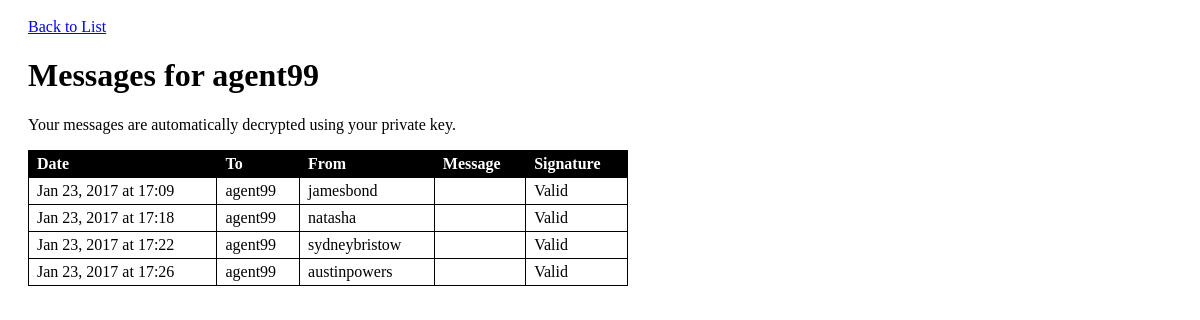
Screenshot of /apex/public/agents/messages.php?id=1 with the database file from the repository.
### tables this page shows
CREATE TABLE `agents` (
  `id` int(11) NOT NULL AUTO_INCREMENT,
  `codename` varchar(255) DEFAULT NULL,
  `public_key` text,
  `private_key` text,
  PRIMARY KEY (`id`)
);

CREATE TABLE `messages` (
  `id` int(11) NOT NULL AUTO_INCREMENT,
  `sender_id` int(11) DEFAULT NULL,
  `recipient_id` int(11) DEFAULT NULL,
  `cipher_text` text,
  `signature` text,
  `created_at` datetime DEFAULT NULL,
  PRIMARY KEY (`id`)
);

### apex/private/functions.php (called while the page is built, shortened)
<?php
  function h($string="") {
    return htmlspecialchars($string);
  }
  function url_for($script_path) {
    return DOC_ROOT . $script_path;
  }
?>

### apex/private/database.php (called while the page is built, shortened)
<?php
  function db_query($connection, $sql) {
    $result_set = mysqli_query($connection, $sql);
    return $result_set;
  }
  function db_fetch_assoc($result_set) {
    return mysqli_fetch_assoc($result_set);
  }
  function db_escape($connection, $string) {
    return mysqli_real_escape_string($connection, $string);
  }
?>

### apex/private/query_functions.php (called while the page is built, shortened)
<?php
  function login() {
    $my_id = 1;
    $result = find_agent_by_id($my_id);
    return db_fetch_assoc($result);
  }
  function find_agent_by_id($id=0) {
    global $db;
    $sql = "SELECT * FROM agents ";
    $sql .= "WHERE id='" . db_escape($db, $id) . "';";
    $result = db_query($db, $sql);
    return $result;
  }
  function find_messages_for($recipient_id) {
    global $db;
    $sql = "SELECT * FROM messages ";
    $sql .= "WHERE recipient_id = '" . db_escape($db, $recipient_id) . "' ";
    $sql .= "ORDER BY created_at ASC;";
    $result = db_query($db, $sql);
    return $result;
  }
?>

### apex/private/initialize.php (called while the page is built, shortened)
<?php
require_once('functions.php');
require_once('database.php');
require_once('query_functions.php');
require_once('crypto_functions.php');
$current_user = login();
?>

### apex/private/crypto_functions.php (called while the page is built, shortened)
<?php
function verify_signature($data, $signature, $public_key) {
  $raw_signature = base64_decode($signature);
  $result = openssl_verify($data, $raw_signature, $public_key);
  return $result;
}
?>

### apex/public/agents/messages.php (the view, shortened to what this page needs)
<?php
  require_once('../../private/initialize.php');
  $id = $_GET['id'];
  $agent_result = find_agent_by_id($id);
  $agent = db_fetch_assoc($agent_result);
  $message_result = find_messages_for($agent['id']);
?>
<!doctype html>
<html lang="en">
  <head>
    <link rel="stylesheet" media="all" href="<?php echo DOC_ROOT . '/includes/styles.css'; ?>" />
  </head>
  <body>
    <a href="<?php echo url_for('/agents/index.php') ?>">Back to List</a>
    <br/>
    <h1>Messages for <?php echo h($agent['codename']); ?></h1>
    <?php if($current_user['id'] == $agent['id']) { ?>
      <p>Your messages are automatically decrypted using your private key.</p>
    <?php } ?>
    <table>
      <tr>
        <th>Date</th>
        <th>To</th>
        <th>From</th>
        <th>Message</th>
        <th>Signature</th>
      </tr>
      <?php while($message = db_fetch_assoc($message_result)) { ?>
        <?php
          $created_at = strtotime($message['created_at']);
          $sender_id = $message['sender_id'];
          $sender_result = find_agent_by_id($sender_id);
          $sender = db_fetch_assoc($sender_result);
          $message_text = $message['cipher_text'];
          if($current_user['id'] == $agent['id'])
            $message_text = pkey_decrypt($message_text, $current_user['private_key']);
          $signature = $message['signature'];
          if(verify_signature($message['cipher_text'], $signature, $sender['public_key']))
            $validity_text = "Valid";
          else
            $validity_text = "Not Valid";
        ?>
        <tr>
          <td><?php echo h(strftime('%b %d, %Y at %H:%M', $created_at)); ?></td>
          <td><?php echo h($agent['codename']); ?></td>
          <td><?php echo h($sender['codename']); ?></td>
          <td class="message"><?php echo h($message_text); ?></td>
          <td class="message"><?php echo h($validity_text); ?></td>
        </tr>
      <?php } ?>
    </table>
  </body>
</html>

### apex/public/includes/styles.css (style rules this page uses)
body { padding: 10px 20px; }
a, a:visited { color: blue; }
table { border-collapse: collapse; min-width: 600px; }
table tr th { border: 1px solid black; color: white; background: black; text-align: left; padding: 0.25em 0.5em; }
table tr td { border: 1px solid black; vertical-align: top; padding: 0.25em 0.5em; }
td.message { max-width: 400px; word-wrap: break-word; }

### rows the page displays
agents: codename "agent99"
messages: created_at "Jan 23, 2017 at 17:09", agents.codename "jamesbond", validity_text "Valid"
messages: created_at "Jan 23, 2017 at 17:18", agents.codename "natasha", validity_text "Valid"
messages: created_at "Jan 23, 2017 at 17:22", agents.codename "sydneybristow", validity_text "Valid"
messages: created_at "Jan 23, 2017 at 17:26", agents.codename "austinpowers", validity_text "Valid"
